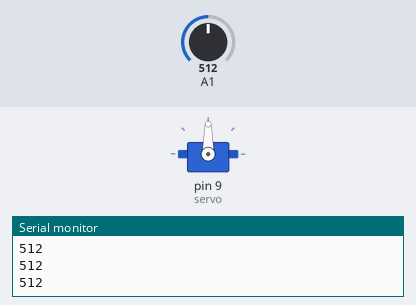
Simulated run of this sketch. Board: Arduino Uno, built with avr-gcc and run on an emulated ATmega328P. Shown: servo, the last lines printed to the serial monitor. Inputs (shaded band) come from the test bench; at power-on: A1 = 512.

Above: at 1.2 s.
1.3 s: A1 set to 192
2.8 s: A1 set to 166
At 3.8 s:
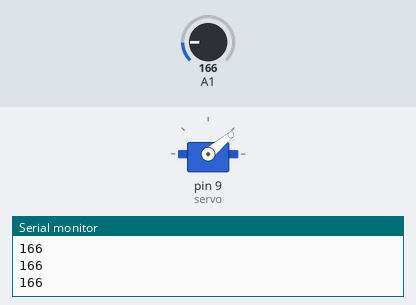
4.4 s: A1 set to 187
At 5.2 s:
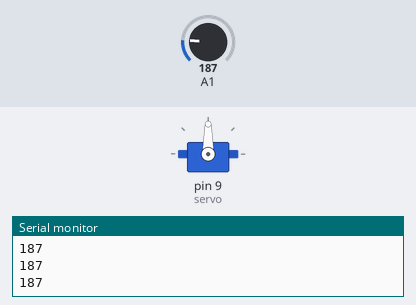
6.0 s: A1 set to 170
At 6.6 s:
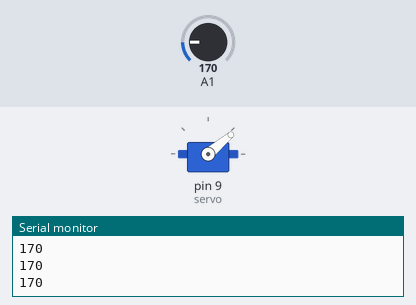
Timing chart, 0 to 8.6 s (numbered marks = the images above; inputs shaded):
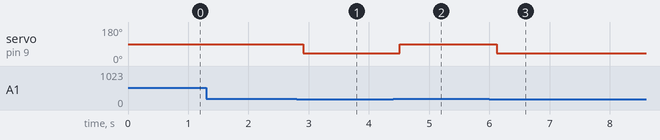

The sketch:

dianosaurHacks.ino
```cpp
#include <Servo.h>
int LDR;
Servo servo;


void setup()
{
  Serial.begin(9600);
  servo.attach(9);
}

void loop()
{
  LDR = analogRead(A1);
  Serial.println(LDR);
  delay(100);
  action();
}

void action()
{
  if (LDR>=180)
  {
    servo.write(90);
  }
    else if(LDR<=177)
  {
    servo.write(40);
  }
}
```

Measured:
- the behaviour switches between 178 and 177 on A1 (found by bisection; images 0 and 1)
- after the input at 2.8 s, servo on pin 9 (servo): 90° → 40° after 0.11 s
- after the input at 4.4 s, servo on pin 9 (servo): 40° → 90° after 0.12 s
- after the input at 6.0 s, servo on pin 9 (servo): 90° → 40° after 0.12 s
